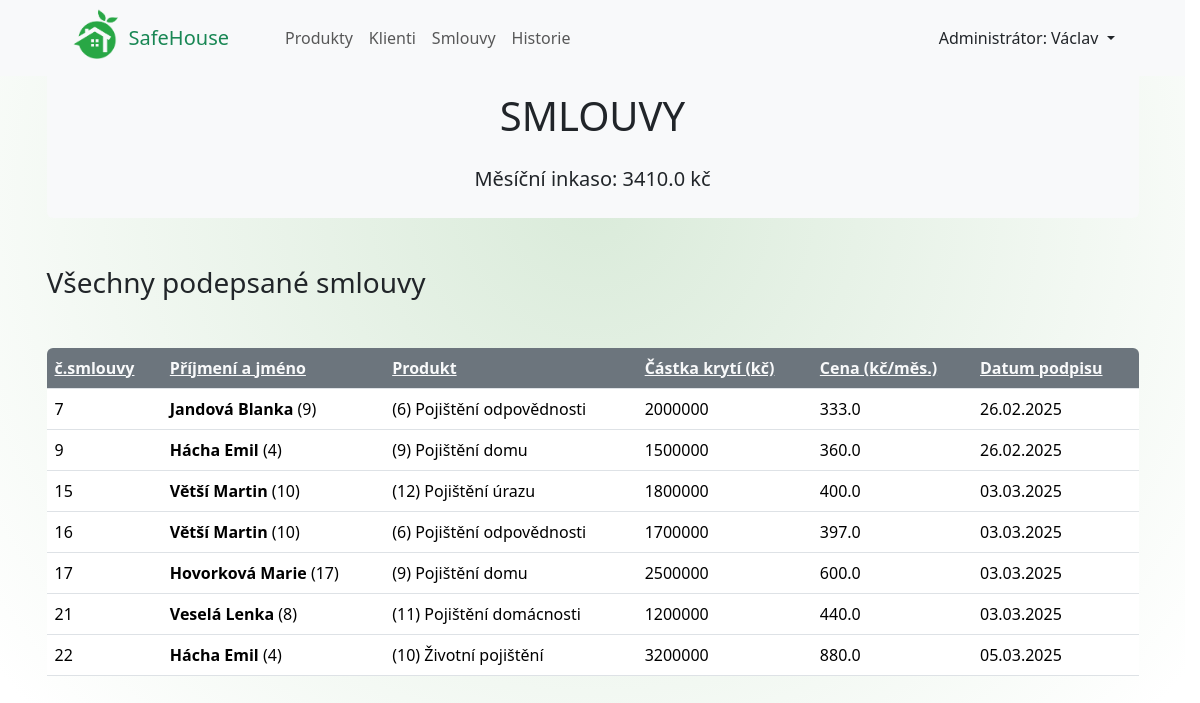
Before: /smlouvy with the older database file.
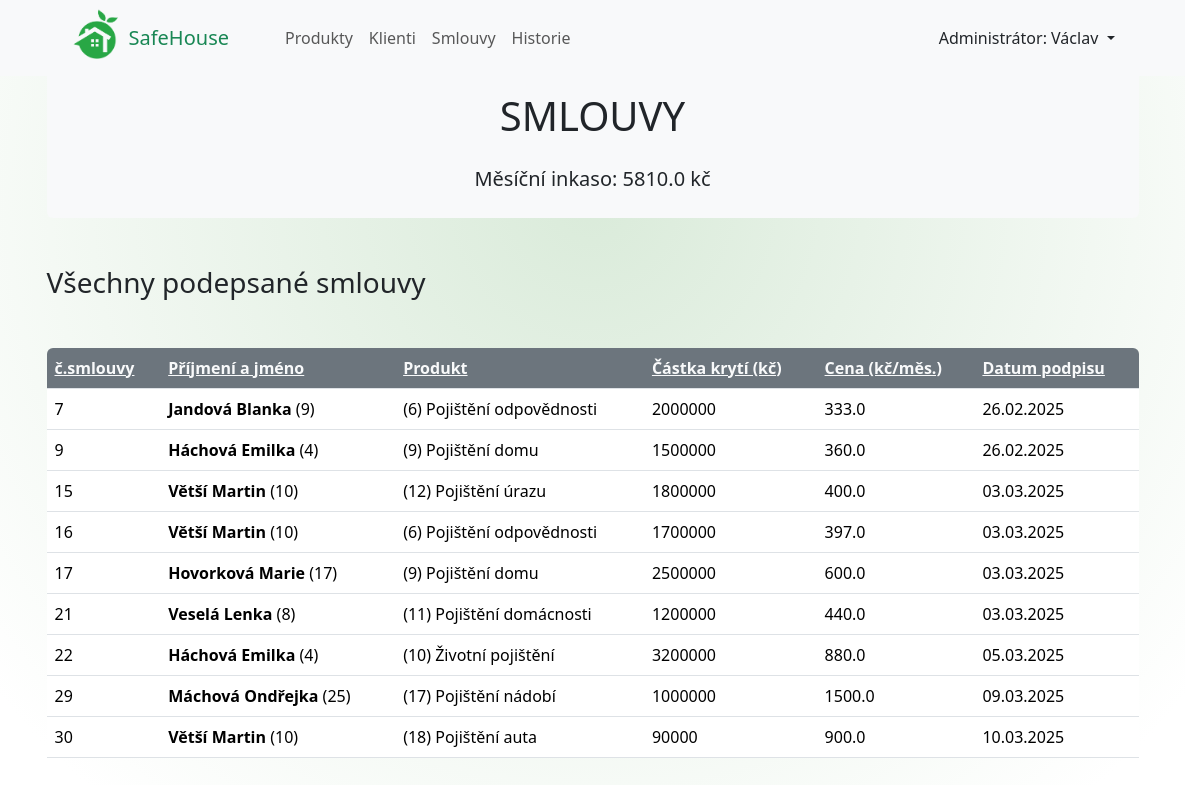
After: the same page with the newer database file.
### pojistenci_app/models.py (models this page shows, shortened)
class Smlouvy(models.Model):
    klient = models.ForeignKey(Klienti, on_delete=models.CASCADE)
    produkt = models.ForeignKey(Produkty, on_delete=models.CASCADE)
    castka_kryti = models.IntegerField(verbose_name="Částka krytí")
    cena = models.FloatField(verbose_name="Cena")
    datum = models.DateField(auto_now=True)
    class Meta:
        verbose_name_plural = "Smlouvy"

class Klienti(models.Model):
    jmeno = models.CharField(max_length=40, verbose_name="Jméno")
    prijmeni = models.CharField(max_length=40, verbose_name="Příjmení")
    je_muz = models.BooleanField(default=True)
    narozeni = models.DateField(verbose_name="Datum narození")
    foto = models.CharField(
        max_length=60, verbose_name="Název obrázku")
    datum_registrace = models.DateField(auto_now=True)
    class Meta:
        verbose_name = "Klient"
        verbose_name_plural = "Klienti"

class Produkty(models.Model):
    nazev = models.CharField(max_length=80, verbose_name="Název produktu")
    predmet_kryti = models.CharField(
        max_length=200, verbose_name="Předmět krytí")
    zakladni_castka = models.IntegerField(
        verbose_name="Základní částka krytí")
    zakladni_cena = models.IntegerField(verbose_name="Základní cena")
    pomer = models.FloatField("Poměr mezi částkou krytí a cenou pojištění")
    class Meta:
        verbose_name = "Produkt"
        verbose_name_plural = "Produkty"

### pojistenci_app/views.py (the view)
# urls.py: path('smlouvy',
def smlouvy(request):
    sort_param = request.GET.get("sort", "id")
    smlouvy = Smlouvy.objects.all().order_by(sort_param)
    inkaso_celkem = smlouvy.aggregate(Sum('cena'))
    return render(request, 'pojistenci_app/smlouvy.html', {'smlouvy': smlouvy,
                                                           'inkaso_celkem': inkaso_celkem,
                                                           'sort_param': sort_param})

### pojistenci_app/templates/pojistenci_app/smlouvy.html (shortened to what this page needs)
{% extends "base.html" %}
{% load static %}
{% block styles %}
    <link rel="stylesheet" href="{% static 'pojistenci_app/smlouvy.css' %}">
{% endblock styles %}
{% block content %}
<div class="container-md">
    <div class="bg-light rounded-bottom mb-5">
        <h1 class="text-center pt-3">SMLOUVY</h1>
        <div class="d-flex justify-content-center my-4 pb-2">
        <p class="lead">Měsíční inkaso: <b>{{ inkaso_celkem.cena__sum }} kč</b></p>
        </div>
    </div>
    <h3 class="mb-5">Všechny podepsané smlouvy</h3>
    <table class="table table-hover" id="vsechny_smlouvy">
        <thead>
        <tr>
                <th scope="col" class="bg-secondary">
                    <a class="link-light" href="?sort={% if sort_param == 'id' %}-id
                                   {% else %}id{% endif %}">č.smlouvy</a>
                </th>
                <th scope="col" class="bg-secondary">
                    <a class="link-light" href="?sort={% if sort_param == 'klient__prijmeni' %}-klient__prijmeni
                                   {% else %}klient__prijmeni{% endif %}">Příjmení a jméno</a>
                </th>
                <th scope="col" class="bg-secondary">
                    <a class="link-light" href="?sort={% if sort_param == 'produkt_id__id' %}-produkt_id__id
                                   {% else %}produkt_id__id{% endif %}">Produkt</a>
                </th>
                <th scope="col" class="bg-secondary">
                    <a class="link-light" href="?sort={% if sort_param == 'castka_kryti' %}-castka_kryti
                                   {% else %}castka_kryti{% endif %}">Částka krytí (kč)</a>
                </th>
                <th scope="col" class="bg-secondary">
                    <a class="link-light" href="?sort={% if sort_param == 'cena' %}-cena
                                   {% else %}cena{% endif %}">Cena (kč/měs.)</a>
                </th>
                <th scope="col" class="bg-secondary">
                    <a class="link-light" href="?sort={% if sort_param == 'datum' %}-datum
                                   {% else %}datum{% endif %}">Datum podpisu</a>
                </th>
        </tr>
        </thead>
        <tbody>
        {% for smlouva in smlouvy %}
        <tr style="vertical-align: middle;">
            <td scope="row">{{ smlouva.id }}</td>
            <td><b>{{ smlouva.klient.prijmeni }}
                {{ smlouva.klient.jmeno }}</b> ({{ smlouva.klient.id }})</td>
            <td>({{ smlouva.produkt.id }}) {{ smlouva.produkt.nazev }}</td>
            <td>{{ smlouva.castka_kryti }}</td>
            <td>{{ smlouva.cena }}</td>
            <td>{{ smlouva.datum|date:"d.m.Y" }}</td>
        </tr>
        {% endfor %}
        </tbody>
    </table>
</div>
{% endblock content %}

Changed rows visible on the page:
changed through a linked row, Smlouvy id 9: klient.prijmeni "Hácha" → "Háchová"; klient.jmeno "Emil" → "Emilka"
changed through a linked row, Smlouvy "Životní pojištění": klient.prijmeni "Hácha" → "Háchová"; klient.jmeno "Emil" → "Emilka"
added Smlouvy: id "29", klient.prijmeni "Máchová", klient.jmeno "Ondřejka", klient.id "25", produkt.id "17", produkt.nazev "Pojištění nádobí", castka_kryti "1000000", cena "1500.0", datum "09.03.2025"
added Smlouvy: id "30", klient.prijmeni "Větší", klient.jmeno "Martin", klient.id "10", produkt.id "18", produkt.nazev "Pojištění auta", castka_kryti "90000", cena "900.0", datum "10.03.2025"
Other visible differences:
{{ inkaso_celkem.cena__sum }}: "3410.0" → "5810.0"
